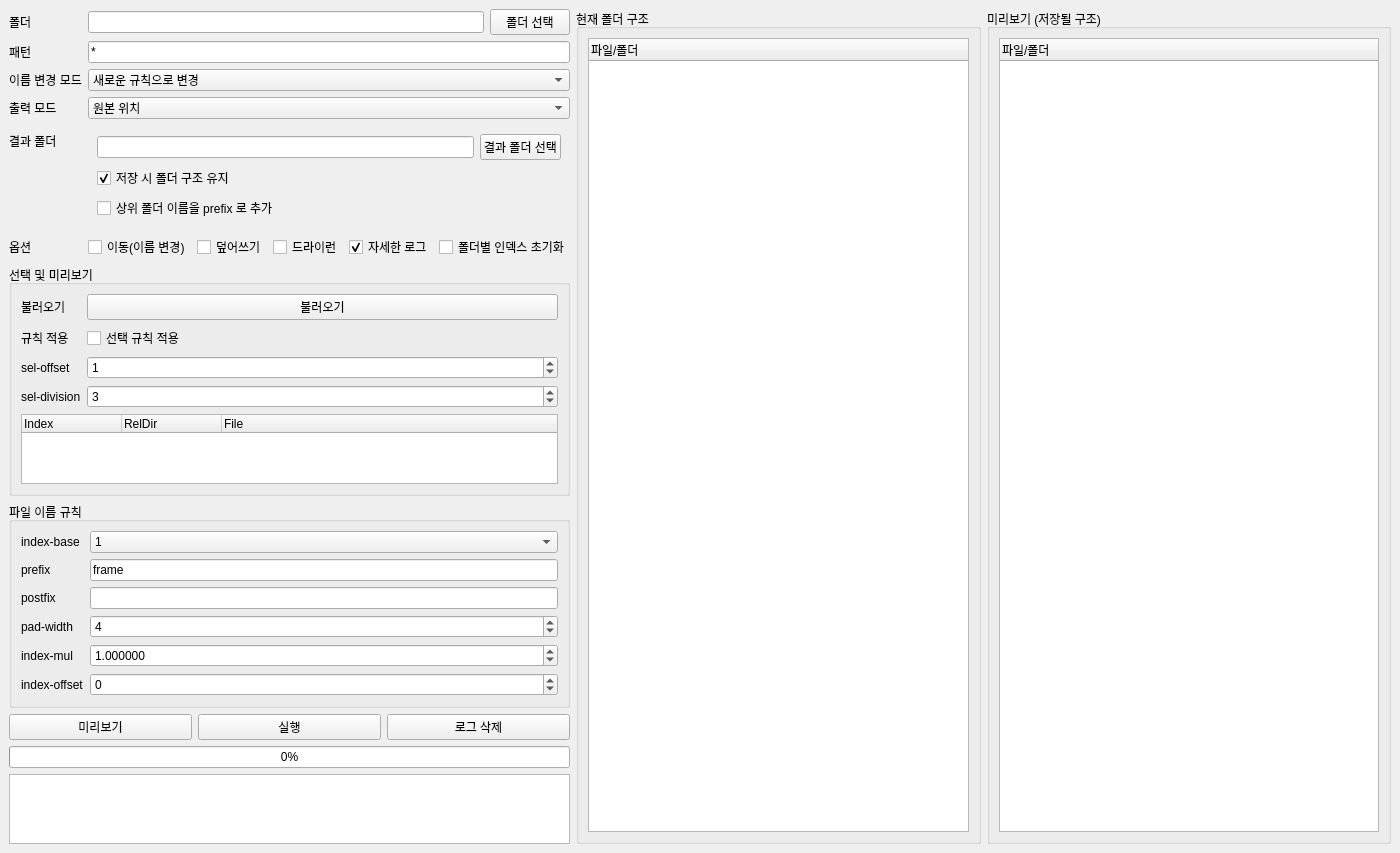
<?xml version="1.0" encoding="UTF-8"?>
<ui version="4.0">
 <class>MainWindow</class>
 <widget class="QMainWindow" name="MainWindow">
  <property name="geometry">
   <rect>
    <x>0</x>
    <y>0</y>
    <width>1400</width>
    <height>600</height>
   </rect>
  </property>
  <property name="windowTitle">
   <string>파일명 변경 도구</string>
  </property>
  <widget class="QWidget" name="centralwidget">
   <layout class="QGridLayout" name="gridLayout">
    <item row="0" column="0">
     <layout class="QFormLayout" name="formLayout">
      <item row="0" column="0">
       <widget class="QLabel" name="label_folder">
        <property name="text">
         <string>폴더</string>
        </property>
       </widget>
      </item>
      <item row="0" column="1">
       <layout class="QHBoxLayout" name="folderLayout">
        <item>
         <widget class="QLineEdit" name="edit_folder"/>
        </item>
        <item>
         <widget class="QPushButton" name="btn_browse">
          <property name="text">
           <string>폴더 선택</string>
          </property>
         </widget>
        </item>
       </layout>
      </item>
      <item row="1" column="0">
       <widget class="QLabel" name="label_pattern">
        <property name="text">
         <string>패턴</string>
        </property>
       </widget>
      </item>
      <item row="1" column="1">
       <widget class="QLineEdit" name="edit_pattern">
        <property name="text">
         <string>*</string>
        </property>
       </widget>
      </item>
      <item row="2" column="0">
       <widget class="QLabel" name="label_rename_mode">
        <property name="text">
         <string>이름 변경 모드</string>
        </property>
       </widget>
      </item>
      <item row="2" column="1">
       <widget class="QComboBox" name="combo_rename_mode">
        <item>
         <property name="text">
          <string>새로운 규칙으로 변경</string>
         </property>
        </item>
        <item>
         <property name="text">
          <string>현재 이름 유지</string>
         </property>
        </item>
       </widget>
      </item>
      <item row="3" column="0">
       <widget class="QLabel" name="label_output_mode">
        <property name="text">
         <string>출력 모드</string>
        </property>
       </widget>
      </item>
      <item row="3" column="1">
       <widget class="QComboBox" name="combo_output_mode">
        <item>
         <property name="text">
          <string>원본 위치</string>
         </property>
        </item>
        <item>
         <property name="text">
          <string>다른 폴더(구조 유지)</string>
         </property>
        </item>
       </widget>
      </item>
      <item row="4" column="0">
       <widget class="QLabel" name="label_dest_folder">
        <property name="text">
         <string>결과 폴더</string>
        </property>
       </widget>
      </item>
      <item row="4" column="1">
       <widget class="QWidget" name="dst_box" native="true">
        <layout class="QVBoxLayout" name="dstBoxLayout">
         <item>
          <layout class="QHBoxLayout" name="dstLayout">
           <item>
            <widget class="QLineEdit" name="edit_dst"/>
           </item>
           <item>
            <widget class="QPushButton" name="btn_dst_browse">
             <property name="text">
              <string>결과 폴더 선택</string>
             </property>
            </widget>
           </item>
          </layout>
         </item>
         <item>
          <widget class="QCheckBox" name="chk_preserve_folder_structure">
           <property name="text">
            <string>저장 시 폴더 구조 유지</string>
           </property>
           <property name="checked">
            <bool>true</bool>
           </property>
          </widget>
         </item>
         <item>
          <widget class="QCheckBox" name="chk_add_parent_folder_prefix">
           <property name="text">
            <string>상위 폴더 이름을 prefix 로 추가</string>
           </property>
          </widget>
         </item>
        </layout>
       </widget>
      </item>
      <item row="5" column="0">
       <widget class="QLabel" name="label_options">
        <property name="text">
         <string>옵션</string>
        </property>
       </widget>
      </item>
      <item row="5" column="1">
       <layout class="QHBoxLayout" name="optionsLayout">
        <item>
         <widget class="QCheckBox" name="chk_move">
          <property name="text">
           <string>이동(이름 변경)</string>
          </property>
         </widget>
        </item>
        <item>
         <widget class="QCheckBox" name="chk_overwrite">
          <property name="text">
           <string>덮어쓰기</string>
          </property>
         </widget>
        </item>
        <item>
         <widget class="QCheckBox" name="chk_dry">
          <property name="text">
           <string>드라이런</string>
          </property>
          <property name="checked">
           <bool>false</bool>
          </property>
         </widget>
        </item>
        <item>
         <widget class="QCheckBox" name="chk_verbose">
          <property name="text">
           <string>자세한 로그</string>
          </property>
          <property name="checked">
           <bool>true</bool>
          </property>
         </widget>
        </item>
        <item>
         <widget class="QCheckBox" name="chk_reset_per_folder">
          <property name="text">
           <string>폴더별 인덱스 초기화</string>
          </property>
         </widget>
        </item>
       </layout>
      </item>
     </layout>
    </item>
    <item row="1" column="0">
     <widget class="QGroupBox" name="group_select">
      <property name="title">
       <string>선택 및 미리보기</string>
      </property>
      <layout class="QFormLayout" name="selLayout">
       <item row="0" column="0">
        <widget class="QLabel" name="label_scan">
         <property name="text">
          <string>불러오기</string>
         </property>
        </widget>
       </item>
       <item row="0" column="1">
        <widget class="QPushButton" name="btn_scan">
         <property name="text">
          <string>불러오기</string>
         </property>
        </widget>
       </item>
       <item row="1" column="0">
        <widget class="QLabel" name="label_apply_selection">
         <property name="text">
          <string>규칙 적용</string>
         </property>
        </widget>
       </item>
       <item row="1" column="1">
        <widget class="QCheckBox" name="chk_apply_selection">
         <property name="text">
          <string>선택 규칙 적용</string>
         </property>
        </widget>
       </item>
       <item row="2" column="0">
        <widget class="QLabel" name="label_sel_offset">
         <property name="text">
          <string>sel-offset</string>
         </property>
        </widget>
       </item>
       <item row="2" column="1">
        <widget class="QSpinBox" name="spin_sel_offset">
         <property name="minimum">
          <number>-999999</number>
         </property>
         <property name="maximum">
          <number>999999</number>
         </property>
         <property name="value">
          <number>1</number>
         </property>
        </widget>
       </item>
       <item row="3" column="0">
        <widget class="QLabel" name="label_sel_div">
         <property name="text">
          <string>sel-division</string>
         </property>
        </widget>
       </item>
       <item row="3" column="1">
        <widget class="QSpinBox" name="spin_sel_div">
         <property name="minimum">
          <number>1</number>
         </property>
         <property name="maximum">
          <number>999999</number>
         </property>
         <property name="value">
          <number>3</number>
         </property>
        </widget>
       </item>
       <item row="4" column="0" colspan="2">
        <widget class="QTreeWidget" name="tree">
         <property name="columnCount">
          <number>3</number>
         </property>
         <column>
          <property name="text">
           <string>Index</string>
          </property>
         </column>
         <column>
          <property name="text">
           <string>RelDir</string>
          </property>
         </column>
         <column>
          <property name="text">
           <string>File</string>
          </property>
         </column>
        </widget>
       </item>
      </layout>
     </widget>
    </item>
    <item row="2" column="0">
     <widget class="QGroupBox" name="group_rename">
      <property name="title">
       <string>파일 이름 규칙</string>
      </property>
      <layout class="QFormLayout" name="renameLayout">
       <item row="0" column="0">
        <widget class="QLabel" name="label_index_base">
         <property name="text">
          <string>index-base</string>
         </property>
        </widget>
       </item>
       <item row="0" column="1">
        <widget class="QComboBox" name="combo_index_base">
         <item>
          <property name="text">
           <string>1</string>
          </property>
         </item>
         <item>
          <property name="text">
           <string>0</string>
          </property>
         </item>
        </widget>
       </item>
       <item row="1" column="0">
        <widget class="QLabel" name="label_prefix">
         <property name="text">
          <string>prefix</string>
         </property>
        </widget>
       </item>
       <item row="1" column="1">
        <widget class="QLineEdit" name="edit_prefix">
         <property name="text">
          <string>frame</string>
         </property>
        </widget>
       </item>
       <item row="2" column="0">
        <widget class="QLabel" name="label_postfix">
         <property name="text">
          <string>postfix</string>
         </property>
        </widget>
       </item>
       <item row="2" column="1">
        <widget class="QLineEdit" name="edit_postfix"/>
       </item>
       <item row="3" column="0">
        <widget class="QLabel" name="label_pad_width">
         <property name="text">
          <string>pad-width</string>
         </property>
        </widget>
       </item>
       <item row="3" column="1">
        <widget class="QSpinBox" name="spin_pad">
         <property name="minimum">
          <number>0</number>
         </property>
         <property name="maximum">
          <number>12</number>
         </property>
         <property name="value">
          <number>4</number>
         </property>
        </widget>
       </item>
       <item row="4" column="0">
        <widget class="QLabel" name="label_index_mul">
         <property name="text">
          <string>index-mul</string>
         </property>
        </widget>
       </item>
       <item row="4" column="1">
        <widget class="QDoubleSpinBox" name="spin_index_mul">
         <property name="decimals">
          <number>6</number>
         </property>
         <property name="minimum">
          <double>-1000.000000</double>
         </property>
         <property name="maximum">
          <double>1000.000000</double>
         </property>
         <property name="value">
          <double>1.000000</double>
         </property>
        </widget>
       </item>
       <item row="5" column="0">
        <widget class="QLabel" name="label_index_offset">
         <property name="text">
          <string>index-offset</string>
         </property>
        </widget>
       </item>
       <item row="5" column="1">
        <widget class="QSpinBox" name="spin_index_offset">
         <property name="minimum">
          <number>-999999</number>
         </property>
         <property name="maximum">
          <number>999999</number>
         </property>
         <property name="value">
          <number>0</number>
         </property>
        </widget>
       </item>
      </layout>
     </widget>
    </item>
    <item row="3" column="0">
     <layout class="QHBoxLayout" name="actionsLayout">
      <item>
       <widget class="QPushButton" name="btn_preview">
        <property name="text">
         <string>미리보기</string>
        </property>
       </widget>
      </item>
      <item>
       <widget class="QPushButton" name="btn_run">
        <property name="text">
         <string>실행</string>
        </property>
       </widget>
      </item>
      <item>
       <widget class="QPushButton" name="btn_clear">
        <property name="text">
         <string>로그 삭제</string>
        </property>
       </widget>
      </item>
     </layout>
    </item>
    <item row="4" column="0">
     <widget class="QProgressBar" name="progress">
      <property name="maximum">
       <number>1</number>
      </property>
      <property name="value">
       <number>0</number>
      </property>
     </widget>
    </item>
    <item row="5" column="0">
     <widget class="QPlainTextEdit" name="log">
      <property name="readOnly">
       <bool>true</bool>
      </property>
     </widget>
    </item>
    <item row="0" column="1" rowspan="6">
     <widget class="QGroupBox" name="group_current_structure">
      <property name="title">
       <string>현재 폴더 구조</string>
      </property>
      <layout class="QVBoxLayout" name="currentStructureLayout">
       <item>
        <widget class="QTreeWidget" name="tree_current_structure">
         <property name="headerHidden">
          <bool>false</bool>
         </property>
         <column>
          <property name="text">
           <string>파일/폴더</string>
          </property>
         </column>
        </widget>
       </item>
      </layout>
     </widget>
    </item>
    <item row="0" column="2" rowspan="6">
     <widget class="QGroupBox" name="group_preview_structure">
      <property name="title">
       <string>미리보기 (저장될 구조)</string>
      </property>
      <layout class="QVBoxLayout" name="previewStructureLayout">
       <item>
        <widget class="QTreeWidget" name="tree_preview_structure">
         <property name="headerHidden">
          <bool>false</bool>
         </property>
         <column>
          <property name="text">
           <string>파일/폴더</string>
          </property>
         </column>
        </widget>
       </item>
      </layout>
     </widget>
    </item>
   </layout>
  </widget>
 </widget>
 <resources/>
 <connections/>
</ui>
